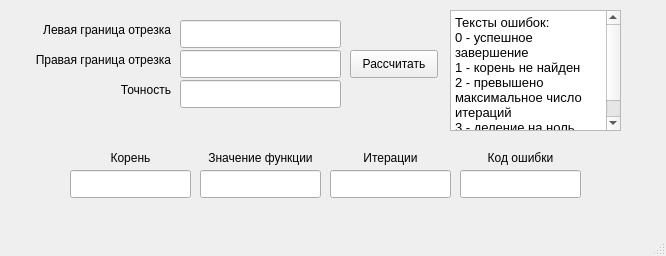
<?xml version="1.0" encoding="UTF-8"?>
<ui version="4.0">
 <class>MainWindow</class>
 <widget class="QMainWindow" name="MainWindow">
  <property name="geometry">
   <rect>
    <x>0</x>
    <y>0</y>
    <width>666</width>
    <height>256</height>
   </rect>
  </property>
  <property name="windowTitle">
   <string>MainWindow</string>
  </property>
  <widget class="QWidget" name="centralwidget">
   <widget class="QPushButton" name="calculateButton">
    <property name="geometry">
     <rect>
      <x>350</x>
      <y>50</y>
      <width>88</width>
      <height>28</height>
     </rect>
    </property>
    <property name="text">
     <string>Рассчитать</string>
    </property>
   </widget>
   <widget class="QLineEdit" name="inputIntervalLeft">
    <property name="geometry">
     <rect>
      <x>180</x>
      <y>20</y>
      <width>161</width>
      <height>28</height>
     </rect>
    </property>
    <property name="inputMask">
     <string/>
    </property>
   </widget>
   <widget class="QLineEdit" name="inputIntervalRight">
    <property name="geometry">
     <rect>
      <x>180</x>
      <y>50</y>
      <width>161</width>
      <height>28</height>
     </rect>
    </property>
    <property name="inputMask">
     <string/>
    </property>
    <property name="text">
     <string/>
    </property>
   </widget>
   <widget class="QLineEdit" name="inputAccuracity">
    <property name="geometry">
     <rect>
      <x>180</x>
      <y>80</y>
      <width>161</width>
      <height>28</height>
     </rect>
    </property>
    <property name="inputMask">
     <string/>
    </property>
    <property name="text">
     <string/>
    </property>
    <property name="maxLength">
     <number>32767</number>
    </property>
    <property name="frame">
     <bool>true</bool>
    </property>
   </widget>
   <widget class="QLabel" name="label">
    <property name="geometry">
     <rect>
      <x>10</x>
      <y>20</y>
      <width>161</width>
      <height>20</height>
     </rect>
    </property>
    <property name="layoutDirection">
     <enum>Qt::LeftToRight</enum>
    </property>
    <property name="text">
     <string>Левая граница отрезка</string>
    </property>
    <property name="alignment">
     <set>Qt::AlignRight|Qt::AlignTrailing|Qt::AlignVCenter</set>
    </property>
   </widget>
   <widget class="QLabel" name="label_2">
    <property name="geometry">
     <rect>
      <x>10</x>
      <y>50</y>
      <width>161</width>
      <height>20</height>
     </rect>
    </property>
    <property name="layoutDirection">
     <enum>Qt::LeftToRight</enum>
    </property>
    <property name="text">
     <string>Правая граница отрезка</string>
    </property>
    <property name="alignment">
     <set>Qt::AlignRight|Qt::AlignTrailing|Qt::AlignVCenter</set>
    </property>
   </widget>
   <widget class="QLabel" name="label_4">
    <property name="geometry">
     <rect>
      <x>20</x>
      <y>80</y>
      <width>151</width>
      <height>20</height>
     </rect>
    </property>
    <property name="layoutDirection">
     <enum>Qt::LeftToRight</enum>
    </property>
    <property name="text">
     <string>Точность</string>
    </property>
    <property name="alignment">
     <set>Qt::AlignRight|Qt::AlignTrailing|Qt::AlignVCenter</set>
    </property>
   </widget>
   <widget class="QTextBrowser" name="textBrowser">
    <property name="geometry">
     <rect>
      <x>450</x>
      <y>10</y>
      <width>171</width>
      <height>121</height>
     </rect>
    </property>
    <property name="focusPolicy">
     <enum>Qt::NoFocus</enum>
    </property>
    <property name="html">
     <string>&lt;!DOCTYPE HTML PUBLIC &quot;-//W3C//DTD HTML 4.0//EN&quot; &quot;http://www.w3.org/TR/REC-html40/strict.dtd&quot;&gt;
&lt;html&gt;&lt;head&gt;&lt;meta name=&quot;qrichtext&quot; content=&quot;1&quot; /&gt;&lt;style type=&quot;text/css&quot;&gt;
p, li { white-space: pre-wrap; }
&lt;/style&gt;&lt;/head&gt;&lt;body style=&quot; font-family:'Cantarell'; font-size:10pt; font-weight:400; font-style:normal;&quot;&gt;
&lt;p style=&quot; margin-top:0px; margin-bottom:0px; margin-left:0px; margin-right:0px; -qt-block-indent:0; text-indent:0px;&quot;&gt;Тексты ошибок:&lt;/p&gt;
&lt;p style=&quot; margin-top:0px; margin-bottom:0px; margin-left:0px; margin-right:0px; -qt-block-indent:0; text-indent:0px;&quot;&gt;0 - успешное завершение&lt;/p&gt;
&lt;p style=&quot; margin-top:0px; margin-bottom:0px; margin-left:0px; margin-right:0px; -qt-block-indent:0; text-indent:0px;&quot;&gt;1 - корень не найден&lt;/p&gt;
&lt;p style=&quot; margin-top:0px; margin-bottom:0px; margin-left:0px; margin-right:0px; -qt-block-indent:0; text-indent:0px;&quot;&gt;2 - превышено максимальное число итераций&lt;/p&gt;
&lt;p style=&quot; margin-top:0px; margin-bottom:0px; margin-left:0px; margin-right:0px; -qt-block-indent:0; text-indent:0px;&quot;&gt;3 - деление на ноль&lt;/p&gt;
&lt;p style=&quot;-qt-paragraph-type:empty; margin-top:0px; margin-bottom:0px; margin-left:0px; margin-right:0px; -qt-block-indent:0; text-indent:0px;&quot;&gt;&lt;br /&gt;&lt;/p&gt;&lt;/body&gt;&lt;/html&gt;</string>
    </property>
   </widget>
   <widget class="QLineEdit" name="outputRoot">
    <property name="enabled">
     <bool>true</bool>
    </property>
    <property name="geometry">
     <rect>
      <x>70</x>
      <y>170</y>
      <width>121</width>
      <height>28</height>
     </rect>
    </property>
    <property name="readOnly">
     <bool>true</bool>
    </property>
    <property name="placeholderText">
     <string/>
    </property>
   </widget>
   <widget class="QLineEdit" name="outputValue">
    <property name="enabled">
     <bool>true</bool>
    </property>
    <property name="geometry">
     <rect>
      <x>200</x>
      <y>170</y>
      <width>121</width>
      <height>28</height>
     </rect>
    </property>
    <property name="readOnly">
     <bool>true</bool>
    </property>
    <property name="placeholderText">
     <string/>
    </property>
   </widget>
   <widget class="QLineEdit" name="outputIterations">
    <property name="enabled">
     <bool>true</bool>
    </property>
    <property name="geometry">
     <rect>
      <x>330</x>
      <y>170</y>
      <width>121</width>
      <height>28</height>
     </rect>
    </property>
    <property name="readOnly">
     <bool>true</bool>
    </property>
    <property name="placeholderText">
     <string/>
    </property>
   </widget>
   <widget class="QLineEdit" name="outputErrorCode">
    <property name="enabled">
     <bool>true</bool>
    </property>
    <property name="geometry">
     <rect>
      <x>460</x>
      <y>170</y>
      <width>121</width>
      <height>28</height>
     </rect>
    </property>
    <property name="readOnly">
     <bool>true</bool>
    </property>
    <property name="placeholderText">
     <string/>
    </property>
   </widget>
   <widget class="QLabel" name="label_5">
    <property name="geometry">
     <rect>
      <x>70</x>
      <y>150</y>
      <width>121</width>
      <height>16</height>
     </rect>
    </property>
    <property name="text">
     <string>Корень</string>
    </property>
    <property name="alignment">
     <set>Qt::AlignCenter</set>
    </property>
   </widget>
   <widget class="QLabel" name="label_6">
    <property name="geometry">
     <rect>
      <x>200</x>
      <y>150</y>
      <width>121</width>
      <height>16</height>
     </rect>
    </property>
    <property name="text">
     <string>Значение функции</string>
    </property>
    <property name="alignment">
     <set>Qt::AlignCenter</set>
    </property>
   </widget>
   <widget class="QLabel" name="label_7">
    <property name="geometry">
     <rect>
      <x>330</x>
      <y>150</y>
      <width>121</width>
      <height>16</height>
     </rect>
    </property>
    <property name="text">
     <string>Итерации</string>
    </property>
    <property name="alignment">
     <set>Qt::AlignCenter</set>
    </property>
   </widget>
   <widget class="QLabel" name="label_8">
    <property name="geometry">
     <rect>
      <x>460</x>
      <y>150</y>
      <width>121</width>
      <height>16</height>
     </rect>
    </property>
    <property name="text">
     <string>Код ошибки</string>
    </property>
    <property name="alignment">
     <set>Qt::AlignCenter</set>
    </property>
   </widget>
  </widget>
  <widget class="QMenuBar" name="menubar">
   <property name="geometry">
    <rect>
     <x>0</x>
     <y>0</y>
     <width>666</width>
     <height>25</height>
    </rect>
   </property>
  </widget>
  <widget class="QStatusBar" name="statusbar"/>
 </widget>
 <tabstops>
  <tabstop>inputIntervalLeft</tabstop>
  <tabstop>inputIntervalRight</tabstop>
  <tabstop>inputAccuracity</tabstop>
  <tabstop>calculateButton</tabstop>
  <tabstop>outputRoot</tabstop>
  <tabstop>outputValue</tabstop>
  <tabstop>outputIterations</tabstop>
  <tabstop>outputErrorCode</tabstop>
 </tabstops>
 <resources/>
 <connections/>
</ui>
